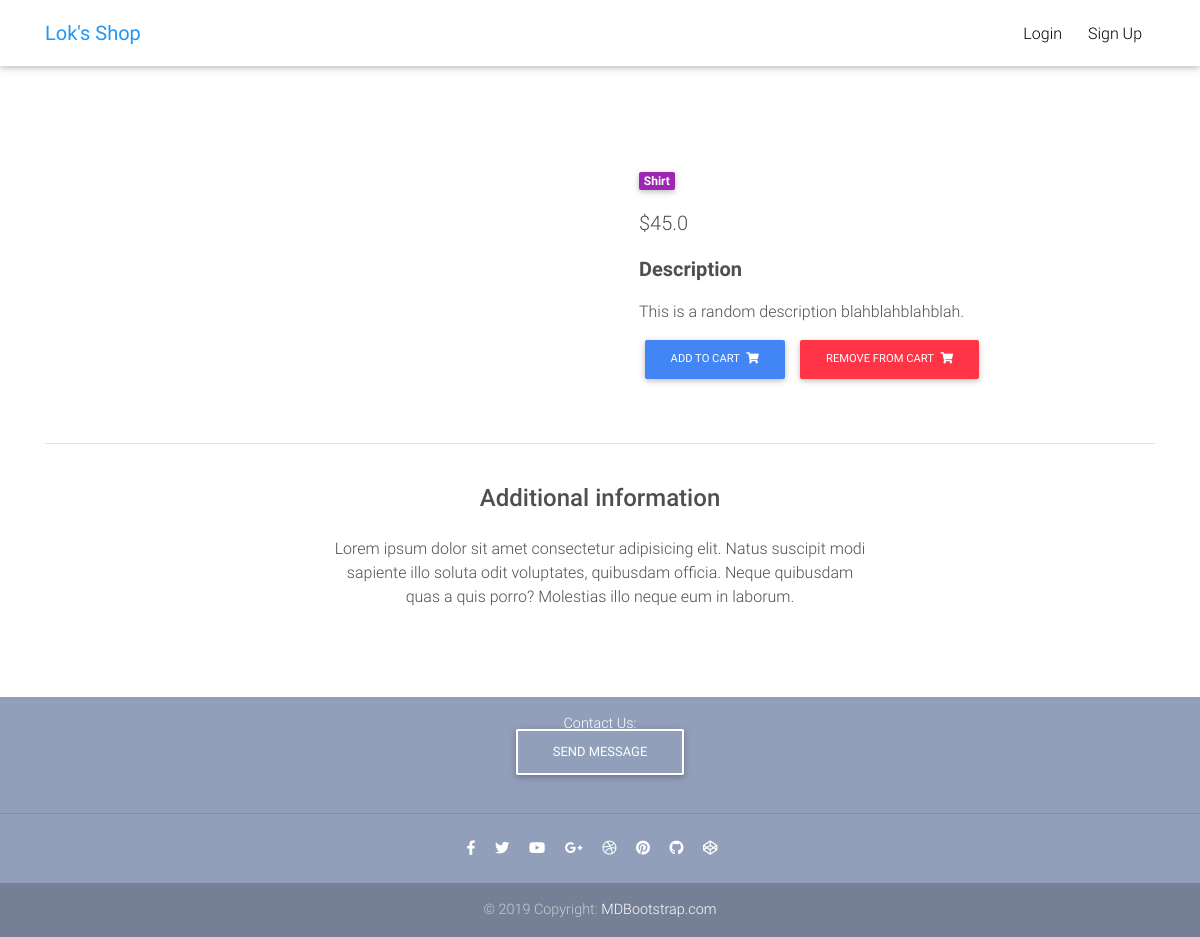
The app's page /product/test-product-1/ with its own data.
### core/models.py (models this page shows, shortened)
class Item(models.Model):
    title = models.CharField(max_length = 100)
    price = models.FloatField(default=0)
    discount_price = models.FloatField(blank=True, null = True)
    category = models.CharField(choices=CATEGORY_CHOICES, max_length = 2)
    label = models.CharField(choices=LABEL_CHOICES, max_length = 1)
    slug = models.SlugField(blank = True, null = True, unique = True)
    description = models.TextField()
    def get_remove_from_cart_url(self):
        return reverse("core:remove-from-cart", kwargs={
            'slug': self.slug
        })

### core/views.py (the view, shortened to what this page needs)
# urls.py: path('product/<slug>/', ProductDetailView.as_view(), name='product'),
class ProductDetailView(DetailView):
    model = Item
    template_name = "product.html"

### templates/product.html (shortened to what this page needs)
{% extends "base.html" %}
  {% block content %}
    <div class="container dark-grey-text mt-5">
      <div class="row wow fadeIn">
        <div class="col-md-6 mb-4">
        </div>
        <div class="col-md-6 mb-4">
          <div class="p-4">
            <div class="mb-3">
              <a href="">
                <span class="badge purple mr-1">{{ object.get_category_display }}</span>
              </a>
            </div>
            <p class="lead">
              {% if object.discount_price %}
                  <span class="mr-1">
                    <del>${{ object.price }}</del>
                  </span>
                  <span>${{ object.discount_price }}</span>
              {% else %}
                <span>${{ object.price }}</span>
              {% endif %}
            </p>
            <p class="lead font-weight-bold">Description</p>
            <p>{{ object.description }}</p>
            <a href="{% url 'core:add-to-cart' object.slug %}" class="btn btn-primary btn-md my-0 p">Add to cart
                <i class="fas fa-shopping-cart ml-1"></i>
            </a>
            <a href="{{ object.get_remove_from_cart_url }}" class="btn btn-danger btn-md my-0 p">Remove from cart
                <i class="fas fa-shopping-cart ml-1"></i>
            </a>
          </div>
        </div>
      </div>
      <hr>
      <div class="row d-flex justify-content-center wow fadeIn">
        <div class="col-md-6 text-center">
          <h4 class="my-4 h4">Additional information</h4>
          <p>Lorem ipsum dolor sit amet consectetur adipisicing elit. Natus suscipit modi sapiente illo soluta odit
            voluptates,
            quibusdam officia. Neque quibusdam quas a quis porro? Molestias illo neque eum in laborum.</p>
        </div>
      </div>
      <div class="row wow fadeIn">
        <div class="col-lg-4 col-md-12 mb-4">
        </div>
        <div class="col-lg-4 col-md-6 mb-4">
        </div>
        <div class="col-lg-4 col-md-6 mb-4">
        </div>
      </div>
    </div>
  {% endblock content %}

### templates/base.html (style rules this page uses)
html, body, header, .carousel { height: 60vh; }

### records on screen
Item: category "Shirt", price "45.0", description "This is a random description blahblahblahblah."
